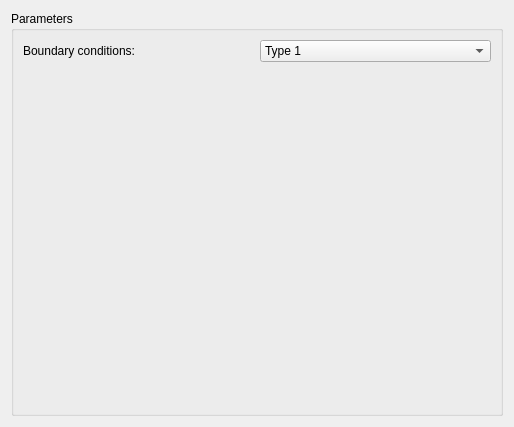
<?xml version="1.0" encoding="UTF-8"?>
<ui version="4.0">
 <class>Biomeng321Lab1</class>
 <widget class="QWidget" name="Biomeng321Lab1">
  <property name="geometry">
   <rect>
    <x>0</x>
    <y>0</y>
    <width>514</width>
    <height>427</height>
   </rect>
  </property>
  <property name="windowTitle">
   <string>Biomeng321 Lab1</string>
  </property>
  <layout class="QGridLayout" name="gridLayout">
   <item row="0" column="0">
    <widget class="QGroupBox" name="groupBox">
     <property name="title">
      <string>Parameters</string>
     </property>
     <layout class="QGridLayout" name="gridLayout_2">
      <item row="0" column="1">
       <widget class="QComboBox" name="comboBoxExpirationType">
        <item>
         <property name="text">
          <string>Type 1</string>
         </property>
        </item>
        <item>
         <property name="text">
          <string>Type 2</string>
         </property>
        </item>
        <item>
         <property name="text">
          <string>Type 3</string>
         </property>
        </item>
        <item>
         <property name="text">
          <string>Type 4</string>
         </property>
        </item>
        <item>
         <property name="text">
          <string>Type 5</string>
         </property>
        </item>
       </widget>
      </item>
      <item row="1" column="0">
       <spacer name="verticalSpacer">
        <property name="orientation">
         <enum>Qt::Vertical</enum>
        </property>
        <property name="sizeHint" stdset="0">
         <size>
          <width>20</width>
          <height>40</height>
         </size>
        </property>
       </spacer>
      </item>
      <item row="0" column="0">
       <widget class="QLabel" name="label_17">
        <property name="text">
         <string>Boundary conditions:</string>
        </property>
       </widget>
      </item>
     </layout>
    </widget>
   </item>
  </layout>
 </widget>
 <resources/>
 <connections/>
</ui>
